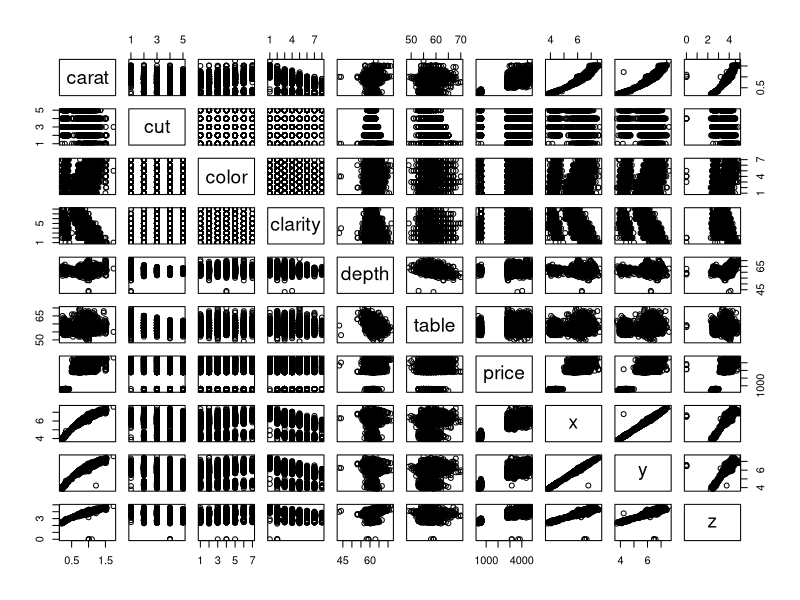

The R source for this figure: (Note: a time limit stopped this script after it produced the figure.)
## ---- chunk 1
library(ggplot2)
data("diamonds")
df=diamonds
colnames(df)
str(df)

## ---- chunk 2

df <- df[1:10000,]
str(df)


## ---- chunk 3

set.seed(1234)
i <- sample(1:nrow(df), 0.8*nrow(df), replace=FALSE)
train <- df[i,]
test <- df[-i,]
set.seed(1235)
j <- sample(1:nrow(df), 0.01*nrow(df), replace=FALSE)
t_sample<-df[j,]
str(t_sample)
## ---- chunk 4
summary(train)

## ---- chunk 5
pairs(train)

## ---- chunk 6
library(e1071)
model1 <- tune.svm(price~carat+depth+table+x+y+z,data=t_sample, kernel="radial",gamma=2^(-5:0), cost=2^(0:4))
model2 <- tune.svm(price~carat+depth+table+x+y+z,data=t_sample,kernel="linear",gamma=2^(-5:0),cost=2^(0:4))
model3 <- tune.svm(price~carat+depth+table+x+y+z,data=t_sample, kernel="polynomial",gamma=2^(-5:0),cost=2^(0:4))

model1$best.parameters
model2$best.parameters
model3$best.parameters
## ---- chunk 7

svm1<-svm(price~carat+depth+table+x+y+z,data=train, kernel="radial",gamma=0.03125, cost=1)
svm2<-svm(price~carat+depth+table+x+y+z,data=train, kernel="linear",gamma=0.03125, cost=4)
svm3<-svm(price~carat+depth+table+x+y+z,data=train, kernel="polynomial", gamma=0.03125, cost =1)
## ---- chunk 8
summary(svm1)
summary(svm2)
summary(svm3)
## ---- chunk 9

svmpredict1<-predict(object = svm1, newdata= test)
svmpredict2<-predict(object = svm2, newdata= test)
svmpredict3<-predict(object = svm3, newdata= test)
#svm1
corsvm1<- cor(svmpredict1,test$price)
msesvm1<- mean((svmpreict1=test$price)^2)
rmsesvm1<- sqrt(msesvm1)
print(paste('correlation:', corsvm1))
print(paste('mse:', msesvm1))
print(paste('rmse:', rmsesvm1))
#svm2
corsvm2<- cor(svmpredict2,test$price)
msesvm2<- mean((svmpreict2=test$price)^2)
rmsesvm2<- sqrt(msesvm2)
print(paste('correlation:', corsvm2))
print(paste('mse:', msesvm2))
print(paste('rmse:', rmsesvm2))

#svm3
corsvm3<- cor(svmpredict3,test$price)
msesvm3<- mean((svmpreict3=test$price)^2)
rmsesvm3<- sqrt(msesvm3)
print(paste('correlation:', corsvm3))
print(paste('mse:', msesvm3))
print(paste('rmse:', rmsesvm3))

## ---- chunk 10
dsvm1<-svm(price~carat+depth+table+x+y+z,data=train, kernel="radial")
dsvm2<-svm(price~carat+depth+table+x+y+z,data=train, kernel="linear")
dsvm3<-svm(price~carat+depth+table+x+y+z,data=train, kernel="polynomial")
summary(dsvm1)
summary(dsvm2)
summary(dsvm3)

dsvmpredict1<-predict(object = dsvm1, newdata= test)
dsvmpredict2<-predict(object = dsvm2, newdata= test)
dsvmpredict3<-predict(object = dsvm3, newdata= test)
#svm1
cordsvm1<- cor(dsvmpredict1,test$price)
msedsvm1<- mean((dsvmpreict1=test$price)^2)
rmsedsvm1<- sqrt(msedsvm1)
print(paste('correlation:', cordsvm1))
print(paste('mse:', msedsvm1))
print(paste('rmse:', rmsedsvm1))
#svm2
cordsvm2<- cor(dsvmpredict2,test$price)
msedsvm2<- mean((dsvmpreict2=test$price)^2)
rmsedsvm2<- sqrt(msedsvm2)
print(paste('correlation:', cordsvm2))
print(paste('mse:', msedsvm2))
print(paste('rmse:', rmsedsvm2))

#svm3
cordsvm3<- cor(dsvmpredict3,test$price)
msedsvm3<- mean((dsvmpreict3=test$price)^2)
rmsedsvm3<- sqrt(msedsvm3)
print(paste('correlation:', cordsvm3))
print(paste('mse:', msedsvm3))
print(paste('rmse:', rmsedsvm3))
